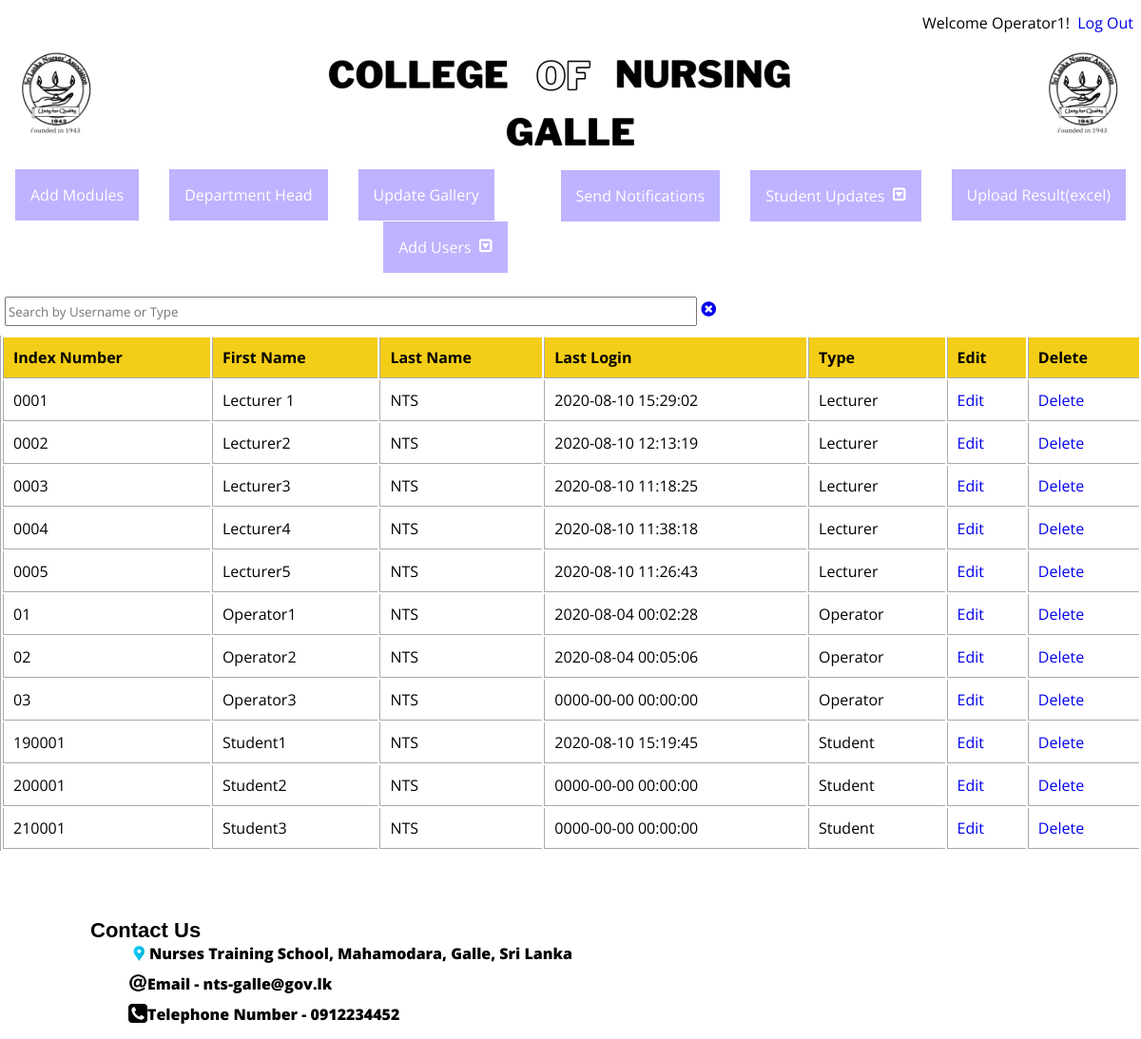
Before: /operator.php (signed in) with the older database file.
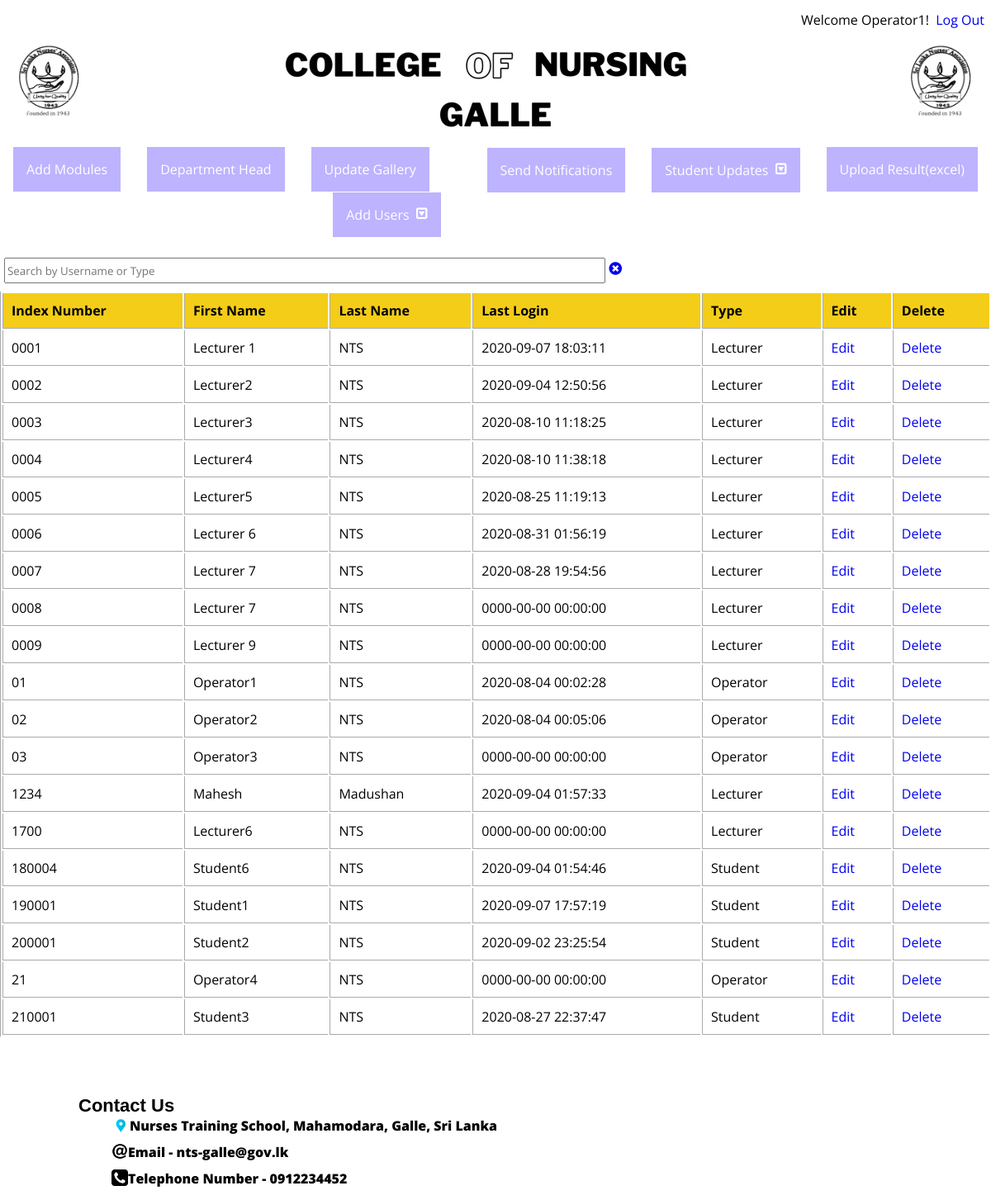
After: the same page with the newer database file.
### tables this page shows
CREATE TABLE `user` (
  `index_no` varchar(6) NOT NULL,
  `type` varchar(8) NOT NULL,
  `first_name` varchar(50) NOT NULL,
  `last_name` varchar(100) NOT NULL,
  `NIC` char(10) DEFAULT NULL,
  `batch` int(4) NOT NULL,
  `email` varchar(100) NOT NULL,
  `password` varchar(200) NOT NULL,
  `last_login` datetime NOT NULL,
  `is_deleted` tinyint(1) NOT NULL,
  `profile_picture_dir` varchar(255) NOT NULL
);

### Model/operator-db.php (the view, shortened to what this page needs)
<?php require_once('inc/dbconnection.php'); ?>
<?php
	$user_list = '';
	$query = "SELECT * FROM user WHERE is_deleted=0 ORDER BY index_no ASC";
	$users = mysqli_query($connection, $query);
	while ($user = mysqli_fetch_assoc($users)) {
		$user_list .= "<tr>";
		$user_list .= "<td>{$user['index_no']}</td>";
		$user_list .= "<td>{$user['first_name']}</td>";
		$user_list .= "<td>{$user['last_name']}</td>";
		$user_list .= "<td>{$user['last_login']}</td>";
		$user_list .= "<td>{$user['type']}</td>";
		$user_list .= "<td><a href=\"modify-user.php?user_index={$user['index_no']}\">Edit</a></td>";
		$user_list .= "<td><a href=\"Service/delete-user.php?user_index={$user['index_no']}\">Delete</a></td>";
		$user_list .= "</tr>";
	}
 ?>

### operator.php (shortened to what this page needs)
<?php require_once('inc/dbconnection.php'); ?>
<?php require_once('Model/operator-db.php'); ?>
<!DOCTYPE html>
<html lang="en">
<head>
    <link rel="stylesheet" type="text/css" href="css/user.css">
    <link rel="stylesheet" href="./style/style-header.css">
    <link rel="stylesheet" href="https://cdnjs.cloudflare.com/ajax/libs/font-awesome/5.13.0/css/all.min.css"
 />
    <link rel="stylesheet" type="text/css" href="css/xl.css">
</head>
<body>
    <header>
        <div class="logger" style="padding-top: 5px;">Welcome <?php echo $_SESSION['first_name'] ?>!&nbsp <a
                href="Service/logout.php">Log Out</a> </div>
    </header>
    <div class="container">
        <div class="header">
            <?php include_once('header.php'); ?>
        </div>
        <div class="distribute" style="float:left;" ><a href="add_modules_details.php">Add Modules</a></div>
        <div class="distribute" style="float:left;"><a href="department-head.php">Department Head</a></div>
        <div class="distribute" style="float:left;"><a href="UploadPhotos.php">Update Gallery</a></div>
        <div class="distribute" style="float:right;" id="xlsheet-upload"><a href="resultUploadXlSheet.php">Upload
                Result(excel)</a> </br></div>
        <?php include "dropdown.php" ?>
        <div class="distribute2"><a href="distributemail.php">Send Notifications</a> </br></div>
        <?php include "dropdown-adduser.php" ?>
        <br>
        <h1></h1>
        <div class="search">
            <form action="operator.php">
                <input type="text" onkeyup="Suggest(this.value)" name="search" placeholder="Search by Username or Type"
                    autofocus>
                <a href="operator.php"><i class="fas fa-times-circle 5x"></i></a>
            </form>
        </div>
        <div class="table-responsive" >
        <table class="masterlist" id="table">
            <tr>
                <th>Index Number</th>
                <th>First Name</th>
                <th>Last Name</th>
                <th>Last Login</th>
                <th>Type</th>
                <th>Edit</th>
                <th>Delete</th>
            </tr>
            <?php echo $user_list; ?>
        </table>
       </div>
</body>
<footer>
    <div class="column clearfix" style="padding-top:5%;padding-left:0;">
        <h3>Contact Us</h3>
        <ul>
            <div class="icon1"><img src="img/location.ico" width="22" height="22"></div>
            <li>Nurses Training School, Mahamodara, Galle, Sri Lanka</li>
            <div class="icon1"><img src="img/at.ico" width="20" height="20"></div>
            <li>Email - nts-galle@gov.lk</li>
            <div class="icon1"><img src="img/tele.ico" width="20" height="20"></div>
            <li>Telephone Number - 0912234452</li>
        </ul>
    </div>
</footer>
</html>

### header.php (shortened to what this page needs)
<!DOCTYPE html>
<html lang="en">
<head>
    <link rel="stylesheet" href="./style/style-header.css">
</head>
<body>
    <div class="nts-text">
        <div>
        <a href="index.php"><img class="logo" src="./img/logo-highres.png" alt="logo"></a>
        </div>
        <div style="flex-grow: 8;overflow: hidden;height: 108px;">
            <img class="nts-text-image" src="./img/NTS-text.png">
        </div>
        <div>
            <a href="profiles.php"><img class="logo-pp profile-pic" src="./img/logo-highres.png" alt="profile-picture" id="profile-pic"
                    style="border-radius: 100px;"></a>
        </div>
    </div>
</body>
</html>

### dropdown.php (shortened to what this page needs)
<html>
<link rel="stylesheet" href="css/dropdown.css">
<link rel="stylesheet" href="https://cdnjs.cloudflare.com/ajax/libs/font-awesome/4.7.0/css/font-awesome.min.css">
<div class="dropdown" style="float:right;">
  <button onclick="myFunction()" class="dropbtn">Student Updates&nbsp&nbsp<i class="fa fa-caret-square-o-down"></i></button>
</div>
</html>

### dropdown-adduser.php (shortened to what this page needs)
<html>
<link rel="stylesheet" href="css/dropdown-adduser.css">
<link rel="stylesheet" href="https://cdnjs.cloudflare.com/ajax/libs/font-awesome/4.7.0/css/font-awesome.min.css">
<div class="dropdown2" style="float:right;">
  <button onclick="myFunction2()" class="dropbtn2">Add Users&nbsp&nbsp<i class="fa fa-caret-square-o-down"></i></button>
</div>
</html>

### css/user.css (style rules this page uses)
* { margin:0; text-decoration: none; font-family: 'Work Sans', sans-serif; overflow: auto; }
.clearfix { overflow: auto; }
header { overflow: auto; padding: 8px; }
.logger { float: right; }
.header { height: 100%; margin: 0; padding: 0; box-sizing: border-box; }
.distribute { padding-bottom: 16px;padding-top: 16px;float:left; }
.distribute a { background-color: #bdb3ff; color: white; padding: 16px; font-size: 16px; border: none; }
.distribute2 { margin-top: 6px; padding-bottom: 16px;padding-top: 16px;float:right; }
.distribute2 a { background-color: #bdb3ff; color: white; padding: 16px; font-size: 16px; border: none; }
h1 { padding: 60px 200px 10px 5px; text-align: left; }
div.search form input { width:60%; height: 25px; margin:10px 0px 10px 5px; }
table.masterlist { width: 100%; border-collapse: separate; border-color: black; border-left: 1px solid #aaa; }
table.masterlist th { background-color: #f3cd17; text-align: left; }
table.masterlist th, table.masterlist td { padding: 10px; border-bottom: 1px solid #aaa; border-left: 1px solid #aaa; }
@media screen and (min-width: 325px) { .distribute { padding-left: 1%; padding-right: 4%; padding-top: 20px; } }
@media screen and (min-width: 325px) { .distribute2 { margin-bottom: 20px; padding-top: 5%; padding-right: 2%; } }
@media screen and (min-width: 768px) { .distribute { padding: 16px; } }
@media screen and (min-width: 768px) { .distribute2 { padding: 16px; margin-top: 1px; } }
div.column { position: static; background: #d4242400; padding-left: 10px; padding-bottom: 5px; bottom: 0; }
div.column h3 { padding: 15px 0px 0px 15px; font-size: 22px; font-family: sans-serif; color: white; z-index: 5; font-weight: 800; color: black; }
div.column ul { list-style: none; font-size: 16px; font-weight: 800; color: black; }
div.column ul li { padding-bottom: 10px; }
div.icon1 { float: left; margin-left: 15px; }
footer { margin-left: 80px; margin-right: 8px; transition: margin-left 1s; }

### style/style-header.css (style rules this page uses)
.nts-text { display: flex; position: sticky; padding: 0.8vw; background-color: #80808000; border-radius: 15px; font-weight: 1000; font-family: 'Noto Sans TC', sans-serif; text-align: center; font-size: 1em; letter-spacing: 10px; height: 116px; top: 0; z-index: 99; }
.nts-text-image { position: relative; top: -90px; right: 50; transform: scale(1); transition: all 0.88s ease; }
.logo { width: 100px; height: 100px; float: left; transition: all 0.8s ease; }
.logo-pp { width: 100px; height: 100px; float: right; transition: all 0.8s ease; }

### css/xl.css (style rules this page uses)
* { font-family: 'Open Sans', sans-serif; }

### css/dropdown.css (style rules this page uses)
.dropbtn { background-color: #bdb3ff; color: white; padding: 16px; font-size: 16px; border: none; cursor: pointer; }
.dropdown { display: inline-block; }
@media screen and (min-width: 325px) { .dropdown { padding-top:2%; padding-right: 2%; } }
@media screen and (min-width: 768px) { .dropdown { padding: 16px; margin-top: -15px; } }

### css/dropdown-adduser.css (style rules this page uses)
.dropbtn2 { background-color: #bdb3ff; color: white; padding: 16px; font-size: 16px; border: none; cursor: pointer; }
.dropdown2 { display: inline-block; }
@media screen and (min-width: 370px) { .dropdown2 { padding-right: 2%; margin-top: -15px; } }
@media screen and (min-width: 768px) { .dropdown2 { padding-right: 40px; margin-top: 1px; } }

Changed rows visible on the page:
changed user "Lecturer 1": last_login "2020-08-10 15:29:02" → "2020-09-07 18:03:11"
changed user "Lecturer2": last_login "2020-08-10 12:13:19" → "2020-09-04 12:50:56"
changed user "Lecturer5": last_login "2020-08-10 11:26:43" → "2020-08-25 11:19:13"
added user: index_no "0006", first_name "Lecturer 6", last_name "NTS", last_login "2020-08-31 01:56:19", type "Lecturer"
added user: index_no "0007", first_name "Lecturer 7", last_name "NTS", last_login "2020-08-28 19:54:56", type "Lecturer"
added user: index_no "0008", first_name "Lecturer 7", last_name "NTS", last_login "0000-00-00 00:00:00", type "Lecturer"
added user: index_no "0009", first_name "Lecturer 9", last_name "NTS", last_login "0000-00-00 00:00:00", type "Lecturer"
added user: index_no "1234", first_name "Mahesh", last_name "Madushan", last_login "2020-09-04 01:57:33", type "Lecturer"
added user: index_no "1700", first_name "Lecturer6", last_name "NTS", last_login "0000-00-00 00:00:00", type "Lecturer"
added user: index_no "180004", first_name "Student6", last_name "NTS", last_login "2020-09-04 01:54:46", type "Student"
changed user "Student1": last_login "2020-08-10 15:19:45" → "2020-09-07 17:57:19"
changed user "Student2": last_login "0000-00-00 00:00:00" → "2020-09-02 23:25:54"
added user: index_no "21", first_name "Operator4", last_name "NTS", last_login "0000-00-00 00:00:00", type "Operator"
changed user "Student3": last_login "0000-00-00 00:00:00" → "2020-08-27 22:37:47"
